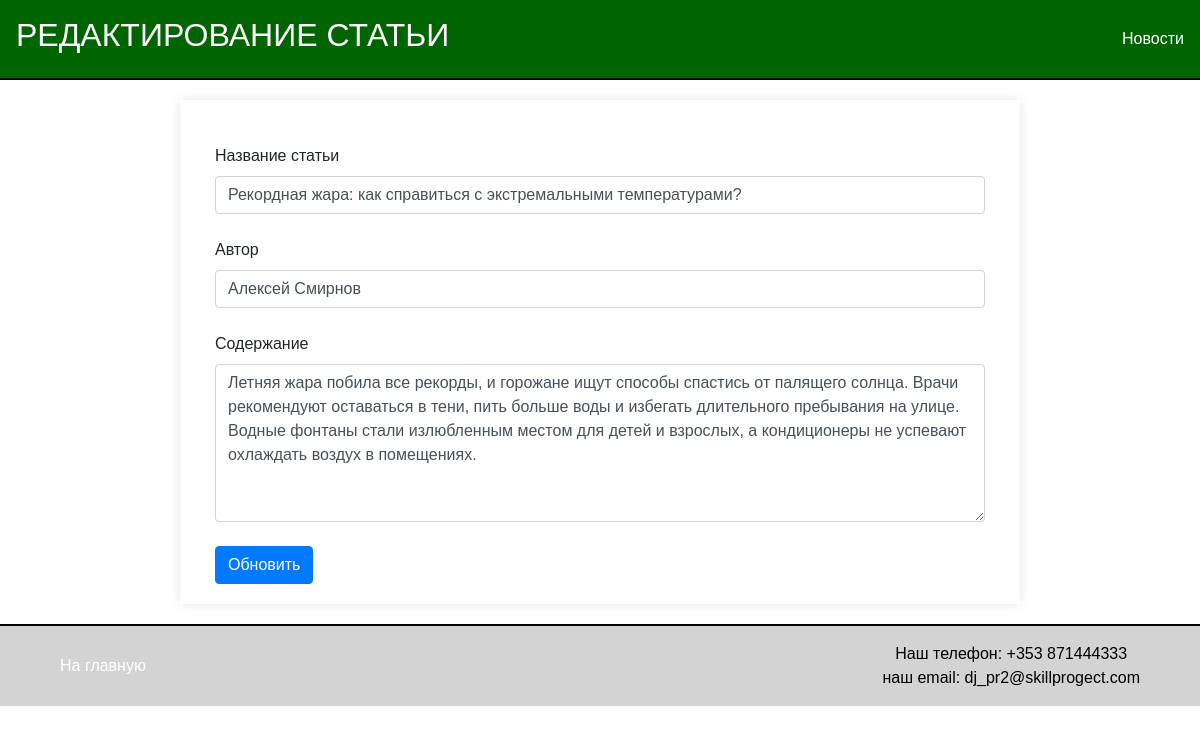
Screenshot of /articles/1/edit/ with the database file from the repository.
### news/models.py (models this page shows)
class Article(models.Model):
    title = models.CharField(max_length=200)
    content = models.TextField()
    publication_date = models.DateField()
    author = models.CharField(max_length=100)
    type = models.BooleanField()  # Новое поле с типом Boolean которое показывает что это статья type=False

### news/views.py (the view, shortened to what this page needs)
# urls.py: path('articles/<int:pk>/edit/', views.edit_article, name='edit_article'),
def edit_article(request, pk):
    article = get_object_or_404(Article, pk=pk, type=False)
    return render(request, 'articles/edit_article.html', {'article': article})

### news/templates/articles/edit_article.html (shortened to what this page needs)
{% extends 'news/default.html' %}
{% block header %}РЕДАКТИРОВАНИЕ СТАТЬИ{% endblock %}
{% block content %}
<div class="container mt-4">
    <form method="post">
        <div class="form-group mb-4">
            <label for="title">Название статьи</label>
            <input type="text" class="form-control" id="title" name="title" value="{{ article.title }}" required>
        </div>
        <div class="form-group mb-4">
            <label for="author">Автор</label>
            <input type="text" class="form-control" id="author" name="author" value="{{ article.author }}" required>
        </div>
        <div class="form-group mb-4">
            <label for="content">Содержание</label>
            <textarea class="form-control" id="content" name="content" rows="6" required>{{ article.content }}</textarea>
        </div>
        <button type="submit" class="btn btn-primary">Обновить</button>
    </form>
</div>
{% endblock %}

### news/templates/news/default.html (style rules this page uses)
body { font-family: Arial, sans-serif; margin: 0; padding: 0; box-sizing: border-box; }

### rows the page displays
Article: title "Рекордная жара: как справиться с экстремальными температурами?", author "Алексей Смирнов", content "Летняя жара побила все рекорды, и горожане ищут способы спастись от палящего солнца. Врачи рекомендуют оставаться в тени, пить больше воды и избегать длительного пребывания на улице. Водные фонтаны стали излюбленным местом для детей и взрослых, а кондиционеры не успевают охлаждать воздух в помещениях."
